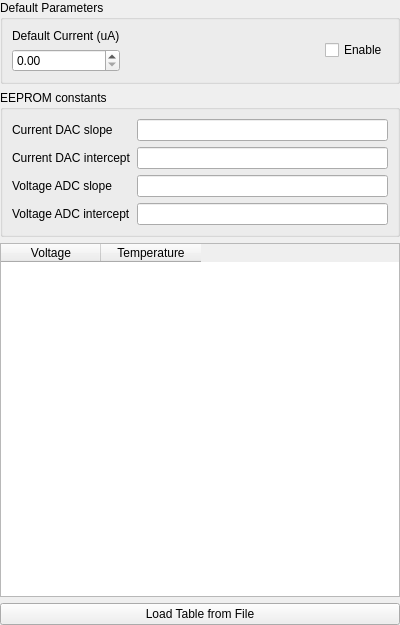
<?xml version="1.0" encoding="UTF-8"?>
<ui version="4.0">
 <class>wTempM1SupportWidget</class>
 <widget class="QWidget" name="wTempM1SupportWidget">
  <property name="geometry">
   <rect>
    <x>0</x>
    <y>0</y>
    <width>400</width>
    <height>625</height>
   </rect>
  </property>
  <property name="windowTitle">
   <string>Form</string>
  </property>
  <layout class="QVBoxLayout" name="verticalLayout">
   <property name="spacing">
    <number>6</number>
   </property>
   <property name="leftMargin">
    <number>0</number>
   </property>
   <property name="topMargin">
    <number>0</number>
   </property>
   <property name="rightMargin">
    <number>0</number>
   </property>
   <property name="bottomMargin">
    <number>0</number>
   </property>
   <item>
    <widget class="QGroupBox" name="groupBox">
     <property name="title">
      <string>Default Parameters</string>
     </property>
     <layout class="QHBoxLayout" name="horizontalLayout">
      <item>
       <layout class="QVBoxLayout" name="verticalLayout_2">
        <item>
         <widget class="QLabel" name="label">
          <property name="text">
           <string>Default Current (uA)</string>
          </property>
         </widget>
        </item>
        <item>
         <widget class="QDoubleSpinBox" name="sbDefaultCurrent">
          <property name="maximum">
           <double>25.000000000000000</double>
          </property>
          <property name="singleStep">
           <double>0.100000000000000</double>
          </property>
         </widget>
        </item>
       </layout>
      </item>
      <item>
       <spacer name="horizontalSpacer">
        <property name="orientation">
         <enum>Qt::Horizontal</enum>
        </property>
        <property name="sizeHint" stdset="0">
         <size>
          <width>40</width>
          <height>20</height>
         </size>
        </property>
       </spacer>
      </item>
      <item>
       <widget class="QCheckBox" name="cbEnable">
        <property name="text">
         <string>Enable</string>
        </property>
       </widget>
      </item>
     </layout>
    </widget>
   </item>
   <item>
    <widget class="QGroupBox" name="groupBox_2">
     <property name="title">
      <string>EEPROM constants</string>
     </property>
     <layout class="QFormLayout" name="formLayout">
      <item row="0" column="0">
       <widget class="QLabel" name="label_2">
        <property name="text">
         <string>Current DAC slope</string>
        </property>
       </widget>
      </item>
      <item row="0" column="1">
       <widget class="QLineEdit" name="leCurrentSlope"/>
      </item>
      <item row="1" column="1">
       <widget class="QLineEdit" name="leCurrentIntercept"/>
      </item>
      <item row="1" column="0">
       <widget class="QLabel" name="label_3">
        <property name="text">
         <string>Current DAC intercept</string>
        </property>
       </widget>
      </item>
      <item row="2" column="0">
       <widget class="QLabel" name="label_4">
        <property name="text">
         <string>Voltage ADC slope</string>
        </property>
       </widget>
      </item>
      <item row="3" column="0">
       <widget class="QLabel" name="label_5">
        <property name="text">
         <string>Voltage ADC intercept</string>
        </property>
       </widget>
      </item>
      <item row="2" column="1">
       <widget class="QLineEdit" name="leVoltageSlope"/>
      </item>
      <item row="3" column="1">
       <widget class="QLineEdit" name="leVoltageIntercept"/>
      </item>
     </layout>
    </widget>
   </item>
   <item>
    <widget class="QTableWidget" name="twTempTable">
     <property name="minimumSize">
      <size>
       <width>0</width>
       <height>192</height>
      </size>
     </property>
     <column>
      <property name="text">
       <string>Voltage</string>
      </property>
     </column>
     <column>
      <property name="text">
       <string>Temperature</string>
      </property>
     </column>
    </widget>
   </item>
   <item>
    <layout class="QHBoxLayout" name="horizontalLayout_2">
     <item>
      <widget class="QPushButton" name="pbLoadTable">
       <property name="text">
        <string>Load Table from File</string>
       </property>
      </widget>
     </item>
    </layout>
   </item>
  </layout>
 </widget>
 <resources/>
 <connections/>
</ui>
